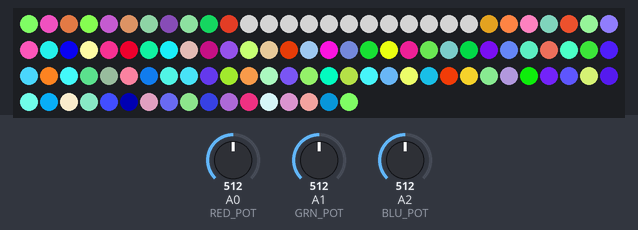
Bench run of a sketch on a simulated Arduino Mega 2560, built with avr-gcc and run on an emulated ATmega2560. Parts: 107 RGB LEDs in strip order, left to right, continuing on the next row. The test bench sets the inputs (shaded band); at power-on: A0 (RED_POT) = 512, A1 (GRN_POT) = 512, A2 (BLU_POT) = 512. Random numbers use the default seed unless the sketch sets one.

Above: at 1.28 s.
1.3 s: A0 (RED_POT) set to 716
At 1.39 s:
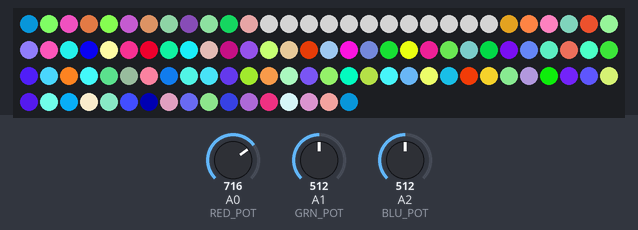
3.1 s: A1 (GRN_POT) set to 716
At 3.22 s:
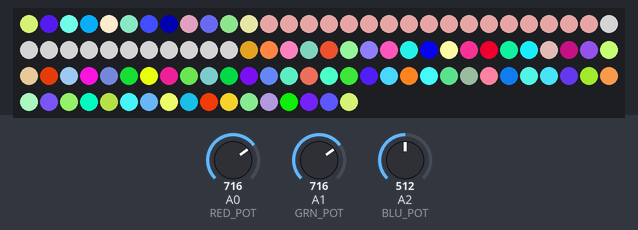
4.6 s: A2 (BLU_POT) set to 716
At 6.34 s:
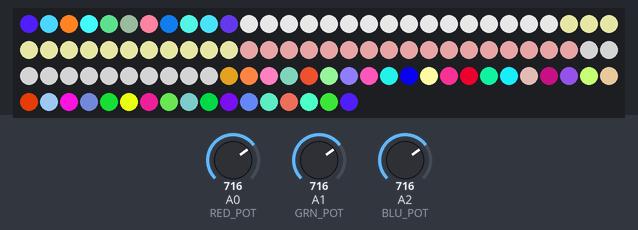
7.6 s: A2 (BLU_POT) set to 992
At 8.07 s:
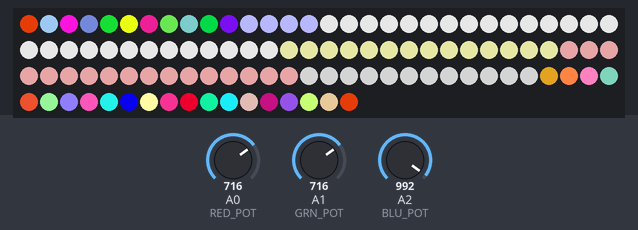
9.8 s: A0 (RED_POT) set to 306
At 9.9 s:
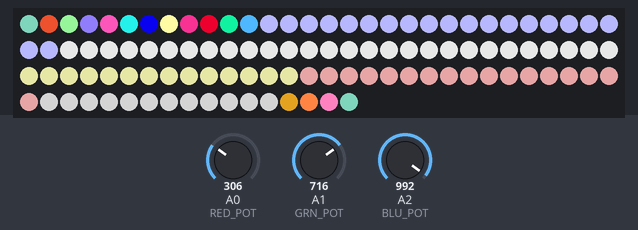
11.6 s: A1 (GRN_POT) set to 992
At 11.73 s:
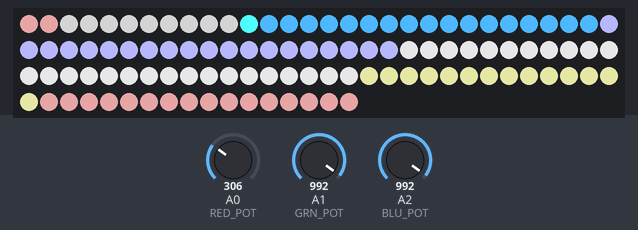

The sketch:

LED_Strip.ino
```cpp
#include <Adafruit_NeoPixel.h>

#define DATA_PIN 52
#define NUM_LEDS 107
#define NUM_STARTS 1
#define NUM_LETTERS 3
#define RED_POT A0
#define GRN_POT A1
#define BLU_POT A2
#define B1 53
#define B2 41

Adafruit_NeoPixel strip;
int curDelay;
int startPins[] = {10};//, 38, 65, 91};
bool b2PushedDown = 0;

void setColor(int i)
{
  strip.setPixelColor(i, analogRead(RED_POT)/4, analogRead(GRN_POT)/4, analogRead(BLU_POT)/4);
}

void moveClockwise()
{
  for (int i = NUM_LEDS - 1; i >= 0; --i)
  {
    strip.setPixelColor(i, strip.getPixelColor(i == 0 ? NUM_LEDS - 1 : i - 1));
  }
  strip.show();
  delay(curDelay);
}

void moveCClockwise()
{
  for (int i = 0; i < NUM_LEDS; ++i)
  {
    strip.setPixelColor(i, strip.getPixelColor(i == NUM_LEDS - 1 ? 0 : i + 1));
  }
  strip.show();
  delay(curDelay);
}


//bool name[][30] =
//{
//  { //A
//       0, 1, 1, 1, 1, 0, //t-b
//    0, 0, 0, 1, 0, 1, 0, //b-t
//    0, 1, 0, 1, 0, 0, 0, //t-b
//    0, 1, 1, 1, 1, 0, 0, //b-t
//    0, 0, 0 //extra
//  },
//  { //S
//       0, 1, 0, 0, 1, 0, //t-b
//    0, 1, 0, 1, 0, 1, 0, //b-t
//    0, 1, 0, 1, 0, 1, 0, //t-b
//    0, 0, 1, 0, 0, 1, 0, //b-t
//    0, 0, 0 //extra
//  },
//  {
//    //H
//       1, 1, 1, 1, 1, 0, //t-b
//    0, 0, 0, 1, 0, 0, 0, //b-t
//    0, 0, 0, 1, 0, 0, 0, //t-b
//    0, 1, 1, 1, 1, 1, 0, //b-t
//    0, 0, 0 //extra
//  }
//};

int b1Val;
int b1Old = HIGH;
int b2Val;
int b2Old = HIGH;
bool clockwise = true;

long lastDebounceTimeB1 = 0;
long lastDebounceTimeB2 = 0;
long debounceDelay = 500;

void initRandom()
{
  for (int i = 0; i < NUM_LEDS; ++i)
  {
    strip.setPixelColor(i, random(0, 256), random(0, 256), random(256));
  }
  strip.show();
}

void setup() {
  // put your setup code here, to run once:
  //pinMode(RED_PIN, INPUT);
  //pinMode(GRN_PIN, INPUT);
  //pinMode(BLU_PIN, INPUT);
  Serial.begin(9600);
  pinMode(B1, INPUT);
  pinMode(B2, INPUT);
  strip = Adafruit_NeoPixel(NUM_LEDS, DATA_PIN);
  strip.begin();
  strip.show();
  strip.setBrightness(255);
  curDelay = 100;
  randomSeed(analogRead(15));
  initRandom();
}

void loop() {
  // put your main code here, to run repeatedly:
//  int b1Read = digitalRead(B1);
//  if (b1Read != b1Old)
//  {
//    lastDebounceTimeB1 = millis();
//    Serial.println("State Changed: B1");
//  }
//  if ((millis() - lastDebounceTimeB1) > debounceDelay)
//  {
//    if (b1Read != b1Val)
//    {
//      b1Val = b1Read;
//    }
//
//    if (b1Val == LOW)
//    {
//      for (int i = 0; i < NUM_STARTS; ++i)
//      {
//        setColor(startPins[i]);
//      }
//    }
//  }
//  b1Old = b1Read;
//
//  int b2Read = digitalRead(B2);
//  if (b2Read != b2Old)
//  {
//    lastDebounceTimeB2 = millis();
//    Serial.println("State Changed: B2");
//  }
//  if ((millis() - lastDebounceTimeB2) > debounceDelay)
//  {
//    if (b2Read != b2Val)
//    {
//      b2Val  = b2Read;
//    }
//    if (!b2PushedDown && b2Val == LOW)
//    {
//      clockwise = !clockwise;
//      b2PushedDown = true;
//    }
//    if (b2PushedDown && b2Val == HIGH)
//    {
//      b2PushedDown = false;
//    }
//  }
//  b2Old = b2Read;
//
//

//  if (millis() - lastTime > 1000)
//  {
//
//  }
  for (int i = 0; i < NUM_STARTS; ++i)
  {
    setColor(startPins[i]);
  }
  //if (clockwise)
  //{
    moveClockwise();
  //}
//  int redValue = analogRead(RED_POT)/4;
//  int grnValue = analogRead(GRN_POT)/4;
//  int bluValue = analogRead(BLU_POT)/4;
//  char buffer [50];
//  int i=sprintf (buffer, "%rgb: %d, %d, %d\n", redValue, grnValue, bluValue);
//  for(int l= 0; l<=i; l++)
//  Serial.print(buffer[l]);
//  for (int i = 0; i < NUM_LEDS; ++i)
//  {
//    strip.setPixelColor(i, redValue, grnValue, bluValue);
//  }
//  strip.show();
}
```
